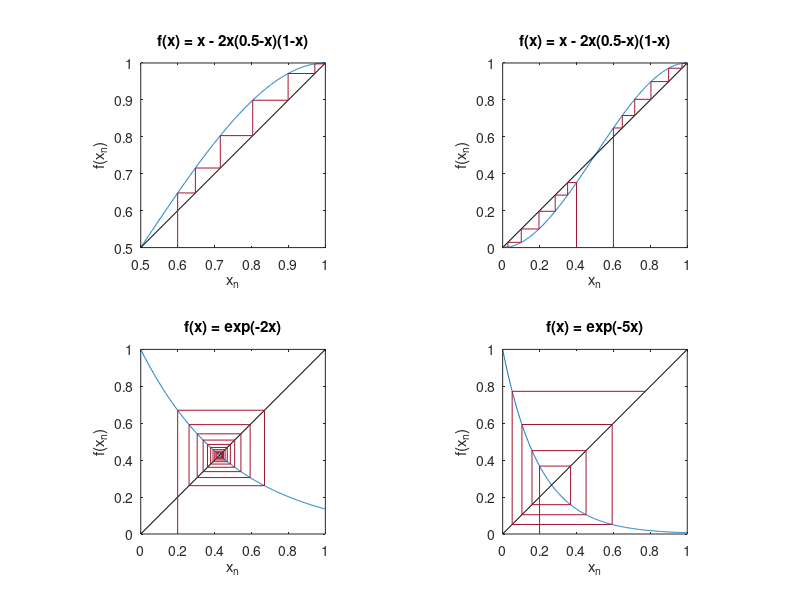

Recreate this plot in MATLAB.
% Abb. 1.28: Treppendiagramme mit stabilen und instabilen stationären Zuständen (Buch, Abschnitt 1.4, Gl. 1.34)
% oben: f(x) = x - 2x(0.5 - x)(1 - x) mit Fixpunkten 0 und 1 (stabil) sowie 0.5 (instabil)
% unten: f(x) = exp(-2x) (spiralförmige Annäherung) und f(x) = exp(-5x) (spiralförmige Entfernung), jeweils x_0 = 0.2
% (c) 2026 Philipp Kügler · Programm zum Buch „Dynamische Systeme in den Lebenswissenschaften“ · MIT-Lizenz (siehe LICENSE)
g = @(x) x - 2 * x .* (0.5 - x) .* (1 - x);
fs = {g, g, @(x) exp(-2 * x), @(x) exp(-5 * x)};
namen = {'f(x) = x - 2x(0.5-x)(1-x)', 'f(x) = x - 2x(0.5-x)(1-x)', 'f(x) = exp(-2x)', 'f(x) = exp(-5x)'};
starts = {0.6, [0.4 0.6], 0.2, 0.2};
schritte = [20 20 20 7];
grenzen = [0.5 1; 0 1; 0 1; 0 1];
for p = 1:4
    f = fs{p}; N = schritte(p); lo = grenzen(p, 1); hi = grenzen(p, 2);
    xx = linspace(lo, hi, 400);
    subplot(2, 2, p);
    plot(xx, f(xx), 'Color', [0 0.447 0.741]); hold on
    plot([lo hi], [lo hi], 'k-');
    for x0 = starts{p}
        x = zeros(1, N + 1); x(1) = x0;
        for k = 1:N
            x(k + 1) = f(x(k));
        end
        px = x(1); py = lo;
        for k = 1:N
            px = [px x(k) x(k + 1)]; py = [py x(k + 1) x(k + 1)];
        end
        plot(px, py, 'Color', [0.64 0.08 0.18]);
        fprintf('%s, x_0 = %g:  x_%d = %.4f\n', namen{p}, x0, N, x(end));
    end
    hold off; axis equal; axis([lo hi lo hi]);
    xlabel('x_n'); ylabel('f(x_n)'); title(namen{p});
end

% Stabilitätskriterium |f'(x*)| < 1 an den Fixpunkten
for c = [2 5]
    xs = 0.5;
    for k = 1:100                        % Fixpunkt mit dem Newton-Verfahren
        xs = xs - (exp(-c * xs) - xs) / (-c * exp(-c * xs) - 1);
    end
    fprintf('f(x) = exp(-%dx):  x* = %.4f,  f''(x*) = %.4f\n', c, xs, -c * exp(-c * xs));
end
